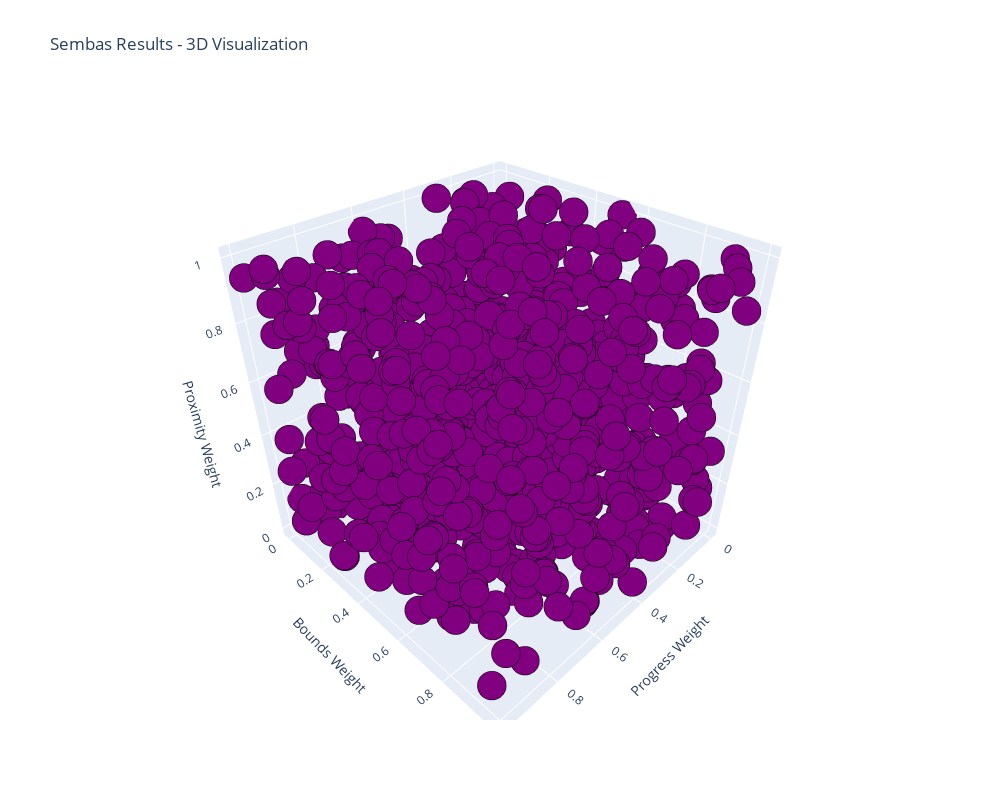
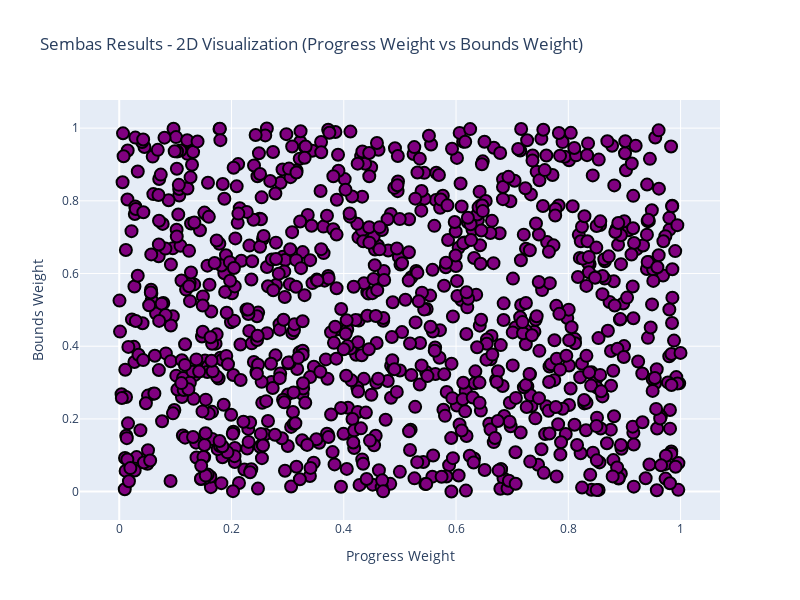
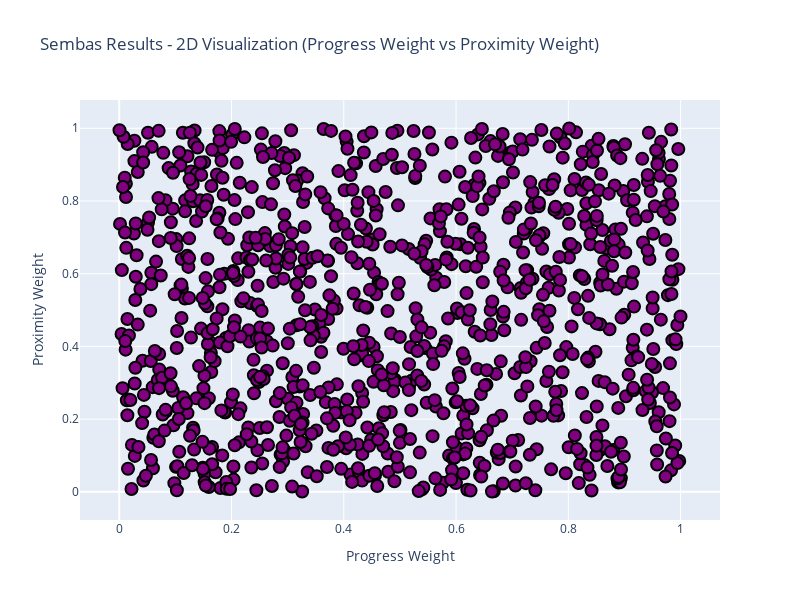
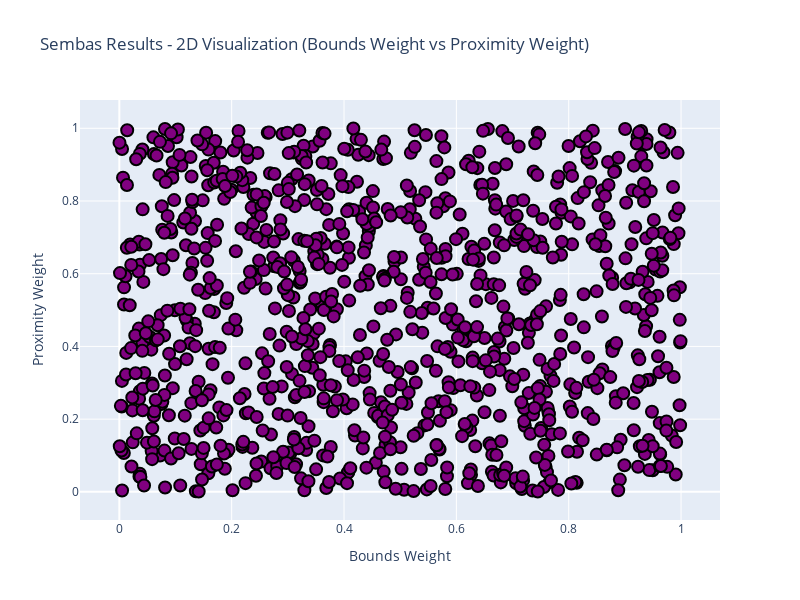

The code cell stored with these charts, in order, in its notebook:
### Code cell
file = 'vector_full_collision_test.json' # Volume: 0.06827375846096506, points: 980
plot_sembas_results(file)  # 3D plot

# 2D plots - choose any two dimensions:
plot_sembas_2d(file, dim1=0, dim2=1)  # Progress vs Bounds
plot_sembas_2d(file, dim1=0, dim2=2)  # Progress vs Proximity
plot_sembas_2d(file, dim1=1, dim2=2)  # Bounds vs Proximity

### Figure 1 — Plotly figure (JSON) as saved in the notebook; plotly's stock layout.template omitted (floating-point values rounded to 4 significant figures; data arrays with more than 128 entries replaced by an {"elided": "..."} marker saying what was removed)
{"data": [{"hoverinfo": "text", "marker": {"color": {"elided": "1000 int values"}, "colorscale": [[0, "red"], [1, "blue"]], "line": {"color": "black", "width": 2}, "opacity": 1, "size": 10}, "mode": "markers", "text": {"elided": "1000 str values"}, "type": "scatter3d", "x": {"elided": "1000 float values"}, "y": {"elided": "1000 float values"}, "z": {"elided": "1000 float values"}}], "layout": {"height": 800, "scene": {"xaxis": {"title": {"text": "Progress Weight"}}, "yaxis": {"title": {"text": "Bounds Weight"}}, "zaxis": {"title": {"text": "Proximity Weight"}}}, "title": {"text": "Sembas Results - 3D Visualization"}, "width": 1000}}

### Figure 2 — Plotly figure (JSON) as saved in the notebook; plotly's stock layout.template omitted (floating-point values rounded to 4 significant figures; data arrays with more than 128 entries replaced by an {"elided": "..."} marker saying what was removed)
{"data": [{"hoverinfo": "text", "marker": {"color": {"elided": "1000 int values"}, "colorscale": [[0, "red"], [1, "blue"]], "line": {"color": "black", "width": 2}, "opacity": 1, "size": 12}, "mode": "markers", "text": {"elided": "1000 str values"}, "type": "scatter", "x": {"elided": "1000 float values"}, "y": {"elided": "1000 float values"}}], "layout": {"height": 600, "showlegend": false, "title": {"text": "Sembas Results - 2D Visualization (Progress Weight vs Bounds Weight)"}, "width": 800, "xaxis": {"title": {"text": "Progress Weight"}}, "yaxis": {"title": {"text": "Bounds Weight"}}}}

### Figure 3 — Plotly figure (JSON) as saved in the notebook; plotly's stock layout.template omitted (floating-point values rounded to 4 significant figures; data arrays with more than 128 entries replaced by an {"elided": "..."} marker saying what was removed)
{"data": [{"hoverinfo": "text", "marker": {"color": {"elided": "1000 int values"}, "colorscale": [[0, "red"], [1, "blue"]], "line": {"color": "black", "width": 2}, "opacity": 1, "size": 12}, "mode": "markers", "text": {"elided": "1000 str values"}, "type": "scatter", "x": {"elided": "1000 float values"}, "y": {"elided": "1000 float values"}}], "layout": {"height": 600, "showlegend": false, "title": {"text": "Sembas Results - 2D Visualization (Progress Weight vs Proximity Weight)"}, "width": 800, "xaxis": {"title": {"text": "Progress Weight"}}, "yaxis": {"title": {"text": "Proximity Weight"}}}}

### Figure 4 — Plotly figure (JSON) as saved in the notebook; plotly's stock layout.template omitted (floating-point values rounded to 4 significant figures; data arrays with more than 128 entries replaced by an {"elided": "..."} marker saying what was removed)
{"data": [{"hoverinfo": "text", "marker": {"color": {"elided": "1000 int values"}, "colorscale": [[0, "red"], [1, "blue"]], "line": {"color": "black", "width": 2}, "opacity": 1, "size": 12}, "mode": "markers", "text": {"elided": "1000 str values"}, "type": "scatter", "x": {"elided": "1000 float values"}, "y": {"elided": "1000 float values"}}], "layout": {"height": 600, "showlegend": false, "title": {"text": "Sembas Results - 2D Visualization (Bounds Weight vs Proximity Weight)"}, "width": 800, "xaxis": {"title": {"text": "Bounds Weight"}}, "yaxis": {"title": {"text": "Proximity Weight"}}}}
